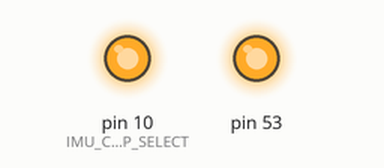
Simulated run of this sketch. Board: Arduino Mega 2560, built with avr-gcc and run on an emulated ATmega2560. Shown: output pins drawn as LEDs (lit = HIGH).

Above: at 0.1 s.
Timing chart, 0 to 1.6 s (numbered marks = the images above):
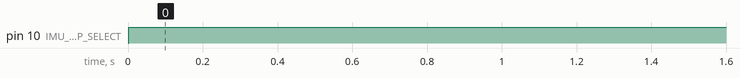

The sketch:

spi_test.ino
```cpp
#include <SPI.h>

#define SPI_SPEED 500000
#define IMU_CHIP_SELECT  10

#define MPU9250_WHO_AM_I            0x75

SPISettings m_SPISettings;

void setup() {
  Serial3.begin(57600);

  Serial3.println("\nSetup test");
  Serial3.flush();

  SPI.begin();
  pinMode(IMU_CHIP_SELECT, OUTPUT);
  m_SPISettings = SPISettings(SPI_SPEED, MSBFIRST, SPI_MODE0);
}

bool SPIRead(unsigned char regAddr, unsigned char length, unsigned char *data)
{
  SPI.beginTransaction(m_SPISettings);
  digitalWrite(IMU_CHIP_SELECT, LOW);
  SPI.transfer(regAddr | 0x80);
  for (int i = 0; i < length; i++)
    data[i] = SPI.transfer(0);
  digitalWrite(IMU_CHIP_SELECT, HIGH);
  SPI.endTransaction();
  return true;
}

void loop() {
  uint8_t result;
  SPIRead(MPU9250_WHO_AM_I, 1, &result);

  Serial3.print("result = ");
  Serial3.println(result, HEX);

  delay(3000);
}
```

Measured:
- by itself, pin 10 (IMU_CHIP_SELECT): LOW → HIGH at 0.00 s
